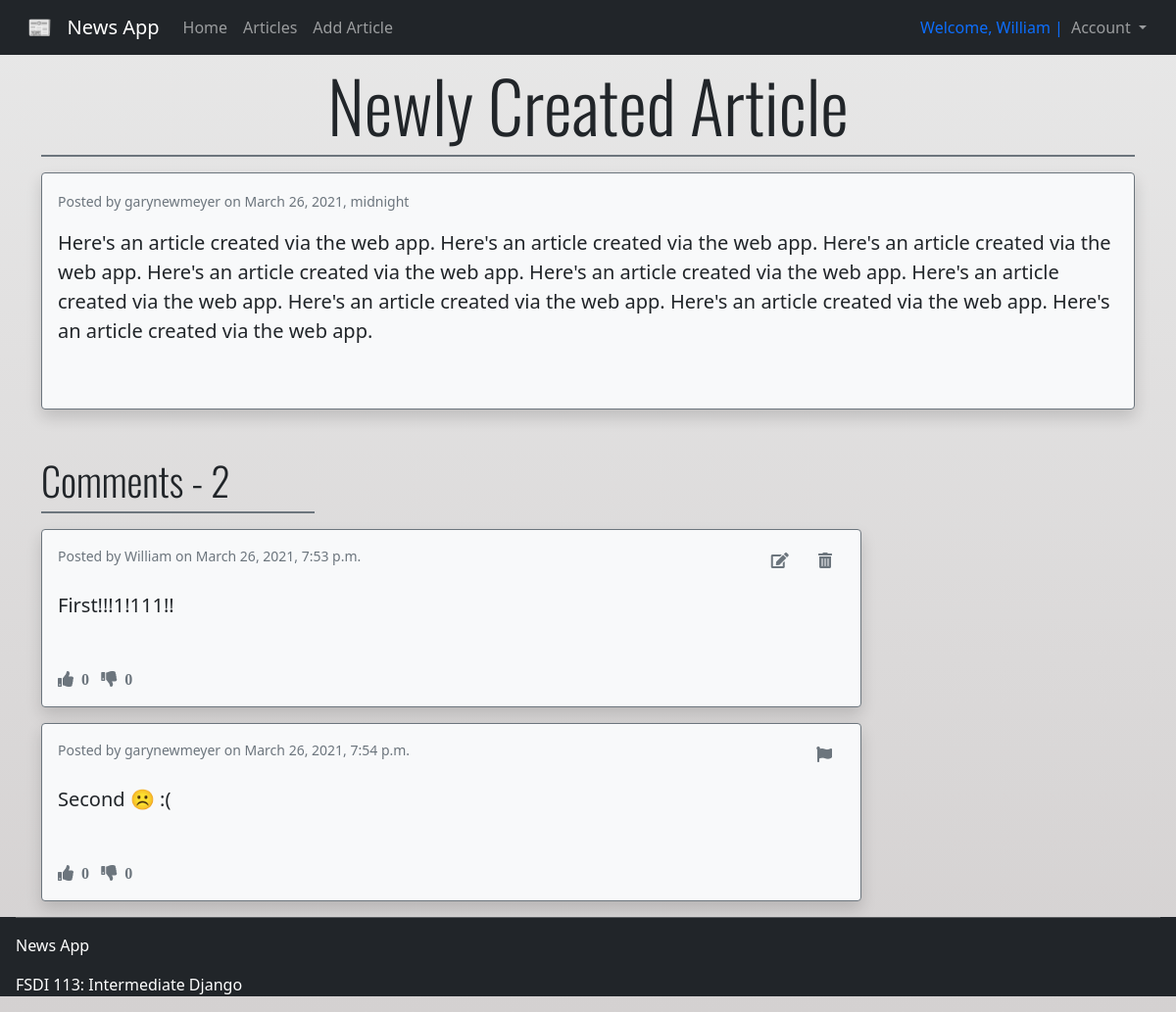
/articles/5/ (signed in), run on the app's committed database.
### accounts/models.py (models this page shows)
class CustomUser(AbstractUser):
    age = models.PositiveIntegerField(null=True, blank=True)

### articles/models.py (models this page shows, shortened)
class Article(models.Model):
    title = models.CharField(max_length=255)
    body = models.TextField()
    author = models.ForeignKey(get_user_model(), on_delete=models.CASCADE)
    likes = models.IntegerField(default=0)
    dislikes = models.IntegerField(default=0)
    flagged = models.BooleanField(default=False)
    created_at = models.DateTimeField(auto_now_add=True)

class Comment(models.Model):
    article = models.ForeignKey(
        Article,
        on_delete=models.CASCADE,
        related_name='comments'
    )
    comment = models.CharField(max_length=140)
    author = models.ForeignKey(
        get_user_model(),
        on_delete=models.CASCADE
    )
    likes = models.IntegerField(default=0)
    dislikes = models.IntegerField(default=0)
    flagged = models.BooleanField(default=False)
    created_at = models.DateTimeField(auto_now_add=True)
    def __str__(self):
        return self.comment

### articles/views.py (the view)
# urls.py: path('<int:pk>/', ArticleDetailView.as_view(), name='one_article'),
class ArticleDetailView(DetailView):
    model = Article
    template_name = 'articles/one_article.html'

### templates/articles/one_article.html (shortened to what this page needs)
{% extends "base.html" %}
{% block content %}
<div class="container pt-3">
    <h1 class="display-2 mt-5 text-center g-font">{{article.title}}</h1>
    <div class="divider bg-primary border border-secondary"></div>
    <div class="mt-3 p-3 border border-secondary bg-light rounded shadow">
        <small class="text-muted">Posted by {{article.author}} on {{article.created_at}}</small>
        <blockquote class="blockquote mb-5">
            <p class="mt-3">{{article.body}}</p>
        </blockquote>
    </div>
    <div class="comments mt-5">
        <h3 class="g-font display-6">Comments - {{article.comments.count}}</h3>
        <div class="divider bg-primary border border-secondary w-25 mb-3"></div>
        {% if user.id > 0 %}
        {% for comment in article.comments.all %}
            <div class="mt-3 p-3 border border-secondary bg-light rounded shadow w-75">
                <div class="d-flex justify-content-between">
                    <small class="text-muted">Posted by {{comment.author}} on {{comment.created_at}}</small>
                    {% if user.id == comment.author.id %}
                    <div>
                        <i class="fas fa-edit text-muted btn"><a href="{% url 'edit_article' article.pk %}"></a></i>
                        <i class="fas fa-trash-alt text-muted btn"><a href="{% url 'delete_article' article.pk %}"></a></i>
                    </div>
                    {% else %}
                    <div>
                        <i class="fas fa-flag text-muted btn" onclick="flagComment('{{comment.id}}')"></i>
                    </div>
                    {% endif %}
                </div>
                <blockquote class="blockquote mb-5">
                    <p class="mt-3">{{comment}}</p>
                </blockquote>
                <div class="like-btns">
                    <i id="likes-{{post.id}}" class="fas fa-thumbs-up text-muted">&nbsp {{comment.likes}} &nbsp</i>
                    <i id="dislikes-{{post.id}}" class="fas fa-thumbs-down text-muted">&nbsp {{comment.dislikes}} &nbsp</i>
                </div>
            </div>
        {% endfor %}
        {% else %}
            <div class="alert-warning mt-3 p-3 border border-warning rounded w-50" role="alert">You must be logged in to view comments.
            <a href="{% url 'login' %}">Login</a> or <a href="{% url 'signup' %}">Register</a>.
            </div>
        {% endif %}
    </div>
</div>
{% endblock content %}

### templates/base.html (shortened to what this page needs)
<!DOCTYPE html>
<html lang="en">
<head>
    {% load static %}
    <link rel="stylesheet" href="{% static '/css/styles.css' %}">
    <link href="https://cdn.jsdelivr.net/npm/bootstrap@5.0.0-beta3/dist/css/bootstrap.min.css" rel="stylesheet">
    <link rel="stylesheet" href="https://pro.fontawesome.com/releases/v5.10.0/css/all.css"/>
</head>
<body>
    <nav class="navbar navbar-expand-lg navbar-dark bg-dark fixed-top mb-5">
        <div class="container-fluid">
            <a class="navbar-brand mx-3" href="{% url 'home' %}">📰 &nbsp News App</a>
            <div class="collapse navbar-collapse" id="navbarNav">
                <ul class="navbar-nav">
                    <li class="nav-item">
                        <a class="nav-link" href="{% url 'home' %}">Home</a>
                    </li>
                    <li class="nav-item">
                        <a class="nav-link" href="{% url 'all_articles' %}">Articles</a>
                    </li>
                    <li class="nav-item">
                        <a class="nav-link" href="{% url 'new_article' %}">Add Article</a>
                    </li>
                </ul>
                {% if user.is_authenticated %}
                <ul class="navbar-nav nav-log">
                    <li class="navbar-text text-primary">
                        Welcome, {{user.username}} |
                    </li>
                    <li class="nav-item dropdown">
                        <a class="nav-link dropdown-toggle" href="#" id="navbarDropdown" role="button" data-bs-toggle="dropdown" aria-expanded="false">
                            Account
                        </a>
                    </li>
                </ul>
                {% else %}
                    <span class="navbar-text text-white nav-log">
                        You are not logged in | <a class="text-primary" href="{% url 'login' %}">Login</a>
                        &nbsp| <a class="text-warning" href="{% url 'signup' %}">Register</a>
                        &nbsp| <a class="text-danger" href="{% url 'password_reset' %}">Reset Password</a>
                    </span>
                {% endif %}
            </div>
    </div>
    </nav>
    <main>
        {% block content %}
        {% endblock content %}
    </main>
    <footer class="px-3 text-white bg-dark">
        <hr>
        <p>News App</p>
        <p>FSDI 113: Intermediate Django</p>
    </footer>
</body>
</html>

### pages/static/css/styles.css (style rules this page uses)
body { background-image: linear-gradient(#E8E8E8, #d4d1d1); }
.container { min-height: 90vh; }
.nav-log { margin-left: auto; margin-right: 10px; }
.g-font { font-family: 'Oswald', sans-serif; }
footer { min-height: 10vh; }

### data on the page
CustomUser: username "William"
Article: title "Newly Created Article", author "garynewmeyer", created_at "March 26, 2021, midnight", body "Here's an article created via the web app. Here's an article created via the web app. Here's an article created via the web app. Here's an article created via the web app. Here's an article created via the web app. Here's an article created via the web app. Here's an article created via the web app. Here's an article created via the web app. Here's an article created via the web app.", comments.count "2"
Comment: author "William", created_at "March 26, 2021, 7:53 p.m.", comment "First!!!1!111!!", likes "0", dislikes "0"
Comment: author "garynewmeyer", created_at "March 26, 2021, 7:54 p.m.", comment "Second ☹️ :(", likes "0", dislikes "0"
